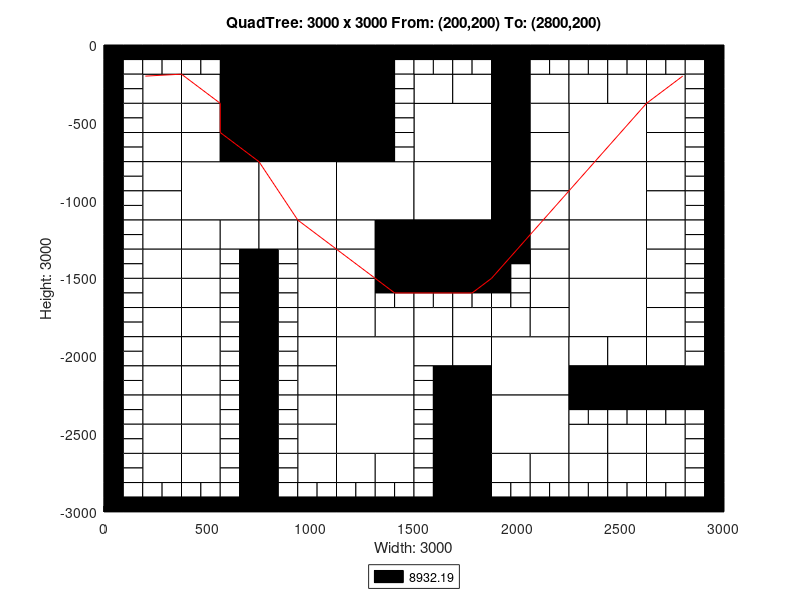

Reproduce this figure in MATLAB.
axis([0 3000 -3000 0]);
title('QuadTree: 3000 x 3000 From: (200,200) To: (2800,200)');
xlabel('Width: 3000');
ylabel('Height: 3000');
rectangle('Position',[750 -375 375 375], 'FaceColor',[0 0 0]);
rectangle('Position',[750 -750 375 375], 'FaceColor',[0 0 0]);
rectangle('Position',[375 -1125 375 375], 'FaceColor',[1 1 1]);
rectangle('Position',[750 -1125 375 375], 'FaceColor',[1 1 1]);
rectangle('Position',[1125 -1125 375 375], 'FaceColor',[1 1 1]);
rectangle('Position',[1500 -750 375 375], 'FaceColor',[1 1 1]);
rectangle('Position',[2250 -750 375 375], 'FaceColor',[1 1 1]);
rectangle('Position',[1500 -1125 375 375], 'FaceColor',[1 1 1]);
rectangle('Position',[1500 -1500 375 375], 'FaceColor',[0 0 0]);
rectangle('Position',[2250 -1125 375 375], 'FaceColor',[1 1 1]);
rectangle('Position',[2250 -1500 375 375], 'FaceColor',[1 1 1]);
rectangle('Position',[1125 -2250 375 375], 'FaceColor',[1 1 1]);
rectangle('Position',[1125 -2625 375 375], 'FaceColor',[1 1 1]);
rectangle('Position',[1875 -2250 375 375], 'FaceColor',[1 1 1]);
rectangle('Position',[2250 -1875 375 375], 'FaceColor',[1 1 1]);
rectangle('Position',[1875 -2625 375 375], 'FaceColor',[1 1 1]);
rectangle('Position',[187.5 -375 187.5 187.5], 'FaceColor',[1 1 1]);
rectangle('Position',[562.5 -187.5 187.5 187.5], 'FaceColor',[0 0 0]);
rectangle('Position',[375 -375 187.5 187.5], 'FaceColor',[1 1 1]);
rectangle('Position',[562.5 -375 187.5 187.5], 'FaceColor',[0 0 0]);
rectangle('Position',[187.5 -562.5 187.5 187.5], 'FaceColor',[1 1 1]);
rectangle('Position',[187.5 -750 187.5 187.5], 'FaceColor',[1 1 1]);
rectangle('Position',[375 -562.5 187.5 187.5], 'FaceColor',[1 1 1]);
rectangle('Position',[562.5 -562.5 187.5 187.5], 'FaceColor',[0 0 0]);
rectangle('Position',[375 -750 187.5 187.5], 'FaceColor',[1 1 1]);
rectangle('Position',[562.5 -750 187.5 187.5], 'FaceColor',[0 0 0]);
rectangle('Position',[1125 -187.5 187.5 187.5], 'FaceColor',[0 0 0]);
rectangle('Position',[1125 -375 187.5 187.5], 'FaceColor',[0 0 0]);
rectangle('Position',[1125 -562.5 187.5 187.5], 'FaceColor',[0 0 0]);
rectangle('Position',[1125 -750 187.5 187.5], 'FaceColor',[0 0 0]);
rectangle('Position',[187.5 -937.5 187.5 187.5], 'FaceColor',[1 1 1]);
rectangle('Position',[187.5 -1125 187.5 187.5], 'FaceColor',[1 1 1]);
rectangle('Position',[187.5 -1312.5 187.5 187.5], 'FaceColor',[1 1 1]);
rectangle('Position',[187.5 -1500 187.5 187.5], 'FaceColor',[1 1 1]);
rectangle('Position',[375 -1312.5 187.5 187.5], 'FaceColor',[1 1 1]);
rectangle('Position',[562.5 -1312.5 187.5 187.5], 'FaceColor',[1 1 1]);
rectangle('Position',[375 -1500 187.5 187.5], 'FaceColor',[1 1 1]);
rectangle('Position',[750 -1312.5 187.5 187.5], 'FaceColor',[1 1 1]);
rectangle('Position',[937.5 -1312.5 187.5 187.5], 'FaceColor',[1 1 1]);
rectangle('Position',[937.5 -1500 187.5 187.5], 'FaceColor',[1 1 1]);
rectangle('Position',[1125 -1312.5 187.5 187.5], 'FaceColor',[1 1 1]);
rectangle('Position',[1312.5 -1312.5 187.5 187.5], 'FaceColor',[0 0 0]);
rectangle('Position',[1125 -1500 187.5 187.5], 'FaceColor',[1 1 1]);
rectangle('Position',[1312.5 -1500 187.5 187.5], 'FaceColor',[0 0 0]);
rectangle('Position',[1500 -375 187.5 187.5], 'FaceColor',[1 1 1]);
rectangle('Position',[1687.5 -375 187.5 187.5], 'FaceColor',[1 1 1]);
rectangle('Position',[1875 -187.5 187.5 187.5], 'FaceColor',[0 0 0]);
rectangle('Position',[1875 -375 187.5 187.5], 'FaceColor',[0 0 0]);
rectangle('Position',[2062.5 -375 187.5 187.5], 'FaceColor',[1 1 1]);
rectangle('Position',[1875 -562.5 187.5 187.5], 'FaceColor',[0 0 0]);
rectangle('Position',[2062.5 -562.5 187.5 187.5], 'FaceColor',[1 1 1]);
rectangle('Position',[1875 -750 187.5 187.5], 'FaceColor',[0 0 0]);
rectangle('Position',[2062.5 -750 187.5 187.5], 'FaceColor',[1 1 1]);
rectangle('Position',[2250 -375 187.5 187.5], 'FaceColor',[1 1 1]);
rectangle('Position',[2437.5 -375 187.5 187.5], 'FaceColor',[1 1 1]);
rectangle('Position',[2625 -375 187.5 187.5], 'FaceColor',[1 1 1]);
rectangle('Position',[2625 -562.5 187.5 187.5], 'FaceColor',[1 1 1]);
rectangle('Position',[2625 -750 187.5 187.5], 'FaceColor',[1 1 1]);
rectangle('Position',[1875 -937.5 187.5 187.5], 'FaceColor',[0 0 0]);
rectangle('Position',[2062.5 -937.5 187.5 187.5], 'FaceColor',[1 1 1]);
rectangle('Position',[1875 -1125 187.5 187.5], 'FaceColor',[0 0 0]);
rectangle('Position',[2062.5 -1125 187.5 187.5], 'FaceColor',[1 1 1]);
rectangle('Position',[1875 -1312.5 187.5 187.5], 'FaceColor',[0 0 0]);
rectangle('Position',[2062.5 -1312.5 187.5 187.5], 'FaceColor',[1 1 1]);
rectangle('Position',[2062.5 -1500 187.5 187.5], 'FaceColor',[1 1 1]);
rectangle('Position',[2625 -937.5 187.5 187.5], 'FaceColor',[1 1 1]);
rectangle('Position',[2625 -1125 187.5 187.5], 'FaceColor',[1 1 1]);
rectangle('Position',[2625 -1312.5 187.5 187.5], 'FaceColor',[1 1 1]);
rectangle('Position',[2625 -1500 187.5 187.5], 'FaceColor',[1 1 1]);
rectangle('Position',[187.5 -1687.5 187.5 187.5], 'FaceColor',[1 1 1]);
rectangle('Position',[187.5 -1875 187.5 187.5], 'FaceColor',[1 1 1]);
rectangle('Position',[375 -1687.5 187.5 187.5], 'FaceColor',[1 1 1]);
rectangle('Position',[375 -1875 187.5 187.5], 'FaceColor',[1 1 1]);
rectangle('Position',[187.5 -2062.5 187.5 187.5], 'FaceColor',[1 1 1]);
rectangle('Position',[187.5 -2250 187.5 187.5], 'FaceColor',[1 1 1]);
rectangle('Position',[375 -2062.5 187.5 187.5], 'FaceColor',[1 1 1]);
rectangle('Position',[375 -2250 187.5 187.5], 'FaceColor',[1 1 1]);
rectangle('Position',[937.5 -1687.5 187.5 187.5], 'FaceColor',[1 1 1]);
rectangle('Position',[937.5 -1875 187.5 187.5], 'FaceColor',[1 1 1]);
rectangle('Position',[1125 -1687.5 187.5 187.5], 'FaceColor',[1 1 1]);
rectangle('Position',[1125 -1875 187.5 187.5], 'FaceColor',[1 1 1]);
rectangle('Position',[1312.5 -1875 187.5 187.5], 'FaceColor',[1 1 1]);
rectangle('Position',[937.5 -2062.5 187.5 187.5], 'FaceColor',[1 1 1]);
rectangle('Position',[937.5 -2250 187.5 187.5], 'FaceColor',[1 1 1]);
rectangle('Position',[187.5 -2437.5 187.5 187.5], 'FaceColor',[1 1 1]);
rectangle('Position',[187.5 -2625 187.5 187.5], 'FaceColor',[1 1 1]);
rectangle('Position',[375 -2437.5 187.5 187.5], 'FaceColor',[1 1 1]);
rectangle('Position',[375 -2625 187.5 187.5], 'FaceColor',[1 1 1]);
rectangle('Position',[187.5 -2812.5 187.5 187.5], 'FaceColor',[1 1 1]);
rectangle('Position',[375 -2812.5 187.5 187.5], 'FaceColor',[1 1 1]);
rectangle('Position',[937.5 -2437.5 187.5 187.5], 'FaceColor',[1 1 1]);
rectangle('Position',[937.5 -2625 187.5 187.5], 'FaceColor',[1 1 1]);
rectangle('Position',[937.5 -2812.5 187.5 187.5], 'FaceColor',[1 1 1]);
rectangle('Position',[1125 -2812.5 187.5 187.5], 'FaceColor',[1 1 1]);
rectangle('Position',[1312.5 -2812.5 187.5 187.5], 'FaceColor',[1 1 1]);
rectangle('Position',[1500 -1875 187.5 187.5], 'FaceColor',[1 1 1]);
rectangle('Position',[1687.5 -1875 187.5 187.5], 'FaceColor',[1 1 1]);
rectangle('Position',[2062.5 -1687.5 187.5 187.5], 'FaceColor',[1 1 1]);
rectangle('Position',[1875 -1875 187.5 187.5], 'FaceColor',[1 1 1]);
rectangle('Position',[2062.5 -1875 187.5 187.5], 'FaceColor',[1 1 1]);
rectangle('Position',[1500 -2062.5 187.5 187.5], 'FaceColor',[1 1 1]);
rectangle('Position',[1687.5 -2062.5 187.5 187.5], 'FaceColor',[1 1 1]);
rectangle('Position',[1687.5 -2250 187.5 187.5], 'FaceColor',[0 0 0]);
rectangle('Position',[2625 -1687.5 187.5 187.5], 'FaceColor',[1 1 1]);
rectangle('Position',[2625 -1875 187.5 187.5], 'FaceColor',[1 1 1]);
rectangle('Position',[2250 -2062.5 187.5 187.5], 'FaceColor',[1 1 1]);
rectangle('Position',[2437.5 -2062.5 187.5 187.5], 'FaceColor',[1 1 1]);
rectangle('Position',[2250 -2250 187.5 187.5], 'FaceColor',[0 0 0]);
rectangle('Position',[2437.5 -2250 187.5 187.5], 'FaceColor',[0 0 0]);
rectangle('Position',[2625 -2062.5 187.5 187.5], 'FaceColor',[1 1 1]);
rectangle('Position',[2625 -2250 187.5 187.5], 'FaceColor',[0 0 0]);
rectangle('Position',[2812.5 -2250 187.5 187.5], 'FaceColor',[0 0 0]);
rectangle('Position',[1687.5 -2437.5 187.5 187.5], 'FaceColor',[0 0 0]);
rectangle('Position',[1687.5 -2625 187.5 187.5], 'FaceColor',[0 0 0]);
rectangle('Position',[1687.5 -2812.5 187.5 187.5], 'FaceColor',[0 0 0]);
rectangle('Position',[1687.5 -3000 187.5 187.5], 'FaceColor',[0 0 0]);
rectangle('Position',[1875 -2812.5 187.5 187.5], 'FaceColor',[1 1 1]);
rectangle('Position',[2062.5 -2812.5 187.5 187.5], 'FaceColor',[1 1 1]);
rectangle('Position',[2250 -2625 187.5 187.5], 'FaceColor',[1 1 1]);
rectangle('Position',[2437.5 -2625 187.5 187.5], 'FaceColor',[1 1 1]);
rectangle('Position',[2625 -2625 187.5 187.5], 'FaceColor',[1 1 1]);
rectangle('Position',[2250 -2812.5 187.5 187.5], 'FaceColor',[1 1 1]);
rectangle('Position',[2437.5 -2812.5 187.5 187.5], 'FaceColor',[1 1 1]);
rectangle('Position',[2625 -2812.5 187.5 187.5], 'FaceColor',[1 1 1]);
rectangle('Position',[0 -93.75 93.75 93.75], 'FaceColor',[0 0 0]);
rectangle('Position',[93.75 -93.75 93.75 93.75], 'FaceColor',[0 0 0]);
rectangle('Position',[0 -187.5 93.75 93.75], 'FaceColor',[0 0 0]);
rectangle('Position',[93.75 -187.5 93.75 93.75], 'FaceColor',[1 1 1]);
rectangle('Position',[187.5 -93.75 93.75 93.75], 'FaceColor',[0 0 0]);
rectangle('Position',[281.25 -93.75 93.75 93.75], 'FaceColor',[0 0 0]);
rectangle('Position',[187.5 -187.5 93.75 93.75], 'FaceColor',[1 1 1]);
rectangle('Position',[281.25 -187.5 93.75 93.75], 'FaceColor',[1 1 1]);
rectangle('Position',[0 -281.25 93.75 93.75], 'FaceColor',[0 0 0]);
rectangle('Position',[93.75 -281.25 93.75 93.75], 'FaceColor',[1 1 1]);
rectangle('Position',[0 -375 93.75 93.75], 'FaceColor',[0 0 0]);
rectangle('Position',[93.75 -375 93.75 93.75], 'FaceColor',[1 1 1]);
rectangle('Position',[375 -93.75 93.75 93.75], 'FaceColor',[0 0 0]);
rectangle('Position',[468.75 -93.75 93.75 93.75], 'FaceColor',[0 0 0]);
rectangle('Position',[375 -187.5 93.75 93.75], 'FaceColor',[1 1 1]);
rectangle('Position',[468.75 -187.5 93.75 93.75], 'FaceColor',[1 1 1]);
rectangle('Position',[0 -468.75 93.75 93.75], 'FaceColor',[0 0 0]);
rectangle('Position',[93.75 -468.75 93.75 93.75], 'FaceColor',[1 1 1]);
rectangle('Position',[0 -562.5 93.75 93.75], 'FaceColor',[0 0 0]);
rectangle('Position',[93.75 -562.5 93.75 93.75], 'FaceColor',[1 1 1]);
rectangle('Position',[0 -656.25 93.75 93.75], 'FaceColor',[0 0 0]);
rectangle('Position',[93.75 -656.25 93.75 93.75], 'FaceColor',[1 1 1]);
rectangle('Position',[0 -750 93.75 93.75], 'FaceColor',[0 0 0]);
rectangle('Position',[93.75 -750 93.75 93.75], 'FaceColor',[1 1 1]);
rectangle('Position',[1312.5 -93.75 93.75 93.75], 'FaceColor',[0 0 0]);
rectangle('Position',[1406.25 -93.75 93.75 93.75], 'FaceColor',[0 0 0]);
rectangle('Position',[1312.5 -187.5 93.75 93.75], 'FaceColor',[0 0 0]);
rectangle('Position',[1406.25 -187.5 93.75 93.75], 'FaceColor',[1 1 1]);
rectangle('Position',[1312.5 -281.25 93.75 93.75], 'FaceColor',[0 0 0]);
rectangle('Position',[1406.25 -281.25 93.75 93.75], 'FaceColor',[1 1 1]);
rectangle('Position',[1312.5 -375 93.75 93.75], 'FaceColor',[0 0 0]);
rectangle('Position',[1406.25 -375 93.75 93.75], 'FaceColor',[1 1 1]);
rectangle('Position',[1312.5 -468.75 93.75 93.75], 'FaceColor',[0 0 0]);
rectangle('Position',[1406.25 -468.75 93.75 93.75], 'FaceColor',[1 1 1]);
rectangle('Position',[1312.5 -562.5 93.75 93.75], 'FaceColor',[0 0 0]);
rectangle('Position',[1406.25 -562.5 93.75 93.75], 'FaceColor',[1 1 1]);
rectangle('Position',[1312.5 -656.25 93.75 93.75], 'FaceColor',[0 0 0]);
rectangle('Position',[1406.25 -656.25 93.75 93.75], 'FaceColor',[1 1 1]);
rectangle('Position',[1312.5 -750 93.75 93.75], 'FaceColor',[0 0 0]);
rectangle('Position',[1406.25 -750 93.75 93.75], 'FaceColor',[1 1 1]);
rectangle('Position',[0 -843.75 93.75 93.75], 'FaceColor',[0 0 0]);
rectangle('Position',[93.75 -843.75 93.75 93.75], 'FaceColor',[1 1 1]);
rectangle('Position',[0 -937.5 93.75 93.75], 'FaceColor',[0 0 0]);
rectangle('Position',[93.75 -937.5 93.75 93.75], 'FaceColor',[1 1 1]);
rectangle('Position',[0 -1031.25 93.75 93.75], 'FaceColor',[0 0 0]);
rectangle('Position',[93.75 -1031.25 93.75 93.75], 'FaceColor',[1 1 1]);
rectangle('Position',[0 -1125 93.75 93.75], 'FaceColor',[0 0 0]);
rectangle('Position',[93.75 -1125 93.75 93.75], 'FaceColor',[1 1 1]);
rectangle('Position',[0 -1218.75 93.75 93.75], 'FaceColor',[0 0 0]);
rectangle('Position',[93.75 -1218.75 93.75 93.75], 'FaceColor',[1 1 1]);
rectangle('Position',[0 -1312.5 93.75 93.75], 'FaceColor',[0 0 0]);
rectangle('Position',[93.75 -1312.5 93.75 93.75], 'FaceColor',[1 1 1]);
rectangle('Position',[0 -1406.25 93.75 93.75], 'FaceColor',[0 0 0]);
rectangle('Position',[93.75 -1406.25 93.75 93.75], 'FaceColor',[1 1 1]);
rectangle('Position',[0 -1500 93.75 93.75], 'FaceColor',[0 0 0]);
rectangle('Position',[93.75 -1500 93.75 93.75], 'FaceColor',[1 1 1]);
rectangle('Position',[562.5 -1406.25 93.75 93.75], 'FaceColor',[1 1 1]);
rectangle('Position',[656.25 -1406.25 93.75 93.75], 'FaceColor',[0 0 0]);
rectangle('Position',[562.5 -1500 93.75 93.75], 'FaceColor',[1 1 1]);
rectangle('Position',[656.25 -1500 93.75 93.75], 'FaceColor',[0 0 0]);
rectangle('Position',[750 -1406.25 93.75 93.75], 'FaceColor',[0 0 0]);
rectangle('Position',[843.75 -1406.25 93.75 93.75], 'FaceColor',[1 1 1]);
rectangle('Position',[750 -1500 93.75 93.75], 'FaceColor',[0 0 0]);
rectangle('Position',[843.75 -1500 93.75 93.75], 'FaceColor',[1 1 1]);
rectangle('Position',[1500 -93.75 93.75 93.75], 'FaceColor',[0 0 0]);
rectangle('Position',[1593.75 -93.75 93.75 93.75], 'FaceColor',[0 0 0]);
rectangle('Position',[1500 -187.5 93.75 93.75], 'FaceColor',[1 1 1]);
rectangle('Position',[1593.75 -187.5 93.75 93.75], 'FaceColor',[1 1 1]);
rectangle('Position',[1687.5 -93.75 93.75 93.75], 'FaceColor',[0 0 0]);
rectangle('Position',[1781.25 -93.75 93.75 93.75], 'FaceColor',[0 0 0]);
rectangle('Position',[1687.5 -187.5 93.75 93.75], 'FaceColor',[1 1 1]);
rectangle('Position',[1781.25 -187.5 93.75 93.75], 'FaceColor',[1 1 1]);
rectangle('Position',[2062.5 -93.75 93.75 93.75], 'FaceColor',[0 0 0]);
rectangle('Position',[2156.25 -93.75 93.75 93.75], 'FaceColor',[0 0 0]);
rectangle('Position',[2062.5 -187.5 93.75 93.75], 'FaceColor',[1 1 1]);
rectangle('Position',[2156.25 -187.5 93.75 93.75], 'FaceColor',[1 1 1]);
rectangle('Position',[2250 -93.75 93.75 93.75], 'FaceColor',[0 0 0]);
rectangle('Position',[2343.75 -93.75 93.75 93.75], 'FaceColor',[0 0 0]);
rectangle('Position',[2250 -187.5 93.75 93.75], 'FaceColor',[1 1 1]);
rectangle('Position',[2343.75 -187.5 93.75 93.75], 'FaceColor',[1 1 1]);
rectangle('Position',[2437.5 -93.75 93.75 93.75], 'FaceColor',[0 0 0]);
rectangle('Position',[2531.25 -93.75 93.75 93.75], 'FaceColor',[0 0 0]);
rectangle('Position',[2437.5 -187.5 93.75 93.75], 'FaceColor',[1 1 1]);
rectangle('Position',[2531.25 -187.5 93.75 93.75], 'FaceColor',[1 1 1]);
rectangle('Position',[2625 -93.75 93.75 93.75], 'FaceColor',[0 0 0]);
rectangle('Position',[2718.75 -93.75 93.75 93.75], 'FaceColor',[0 0 0]);
rectangle('Position',[2625 -187.5 93.75 93.75], 'FaceColor',[1 1 1]);
rectangle('Position',[2718.75 -187.5 93.75 93.75], 'FaceColor',[1 1 1]);
rectangle('Position',[2812.5 -93.75 93.75 93.75], 'FaceColor',[0 0 0]);
rectangle('Position',[2906.25 -93.75 93.75 93.75], 'FaceColor',[0 0 0]);
rectangle('Position',[2812.5 -187.5 93.75 93.75], 'FaceColor',[1 1 1]);
rectangle('Position',[2906.25 -187.5 93.75 93.75], 'FaceColor',[0 0 0]);
rectangle('Position',[2812.5 -281.25 93.75 93.75], 'FaceColor',[1 1 1]);
rectangle('Position',[2906.25 -281.25 93.75 93.75], 'FaceColor',[0 0 0]);
rectangle('Position',[2812.5 -375 93.75 93.75], 'FaceColor',[1 1 1]);
rectangle('Position',[2906.25 -375 93.75 93.75], 'FaceColor',[0 0 0]);
rectangle('Position',[2812.5 -468.75 93.75 93.75], 'FaceColor',[1 1 1]);
rectangle('Position',[2906.25 -468.75 93.75 93.75], 'FaceColor',[0 0 0]);
rectangle('Position',[2812.5 -562.5 93.75 93.75], 'FaceColor',[1 1 1]);
rectangle('Position',[2906.25 -562.5 93.75 93.75], 'FaceColor',[0 0 0]);
rectangle('Position',[2812.5 -656.25 93.75 93.75], 'FaceColor',[1 1 1]);
rectangle('Position',[2906.25 -656.25 93.75 93.75], 'FaceColor',[0 0 0]);
rectangle('Position',[2812.5 -750 93.75 93.75], 'FaceColor',[1 1 1]);
rectangle('Position',[2906.25 -750 93.75 93.75], 'FaceColor',[0 0 0]);
rectangle('Position',[1875 -1406.25 93.75 93.75], 'FaceColor',[0 0 0]);
rectangle('Position',[1968.75 -1406.25 93.75 93.75], 'FaceColor',[0 0 0]);
rectangle('Position',[1875 -1500 93.75 93.75], 'FaceColor',[0 0 0]);
rectangle('Position',[1968.75 -1500 93.75 93.75], 'FaceColor',[1 1 1]);
rectangle('Position',[2812.5 -843.75 93.75 93.75], 'FaceColor',[1 1 1]);
rectangle('Position',[2906.25 -843.75 93.75 93.75], 'FaceColor',[0 0 0]);
rectangle('Position',[2812.5 -937.5 93.75 93.75], 'FaceColor',[1 1 1]);
rectangle('Position',[2906.25 -937.5 93.75 93.75], 'FaceColor',[0 0 0]);
rectangle('Position',[2812.5 -1031.25 93.75 93.75], 'FaceColor',[1 1 1]);
rectangle('Position',[2906.25 -1031.25 93.75 93.75], 'FaceColor',[0 0 0]);
rectangle('Position',[2812.5 -1125 93.75 93.75], 'FaceColor',[1 1 1]);
rectangle('Position',[2906.25 -1125 93.75 93.75], 'FaceColor',[0 0 0]);
rectangle('Position',[2812.5 -1218.75 93.75 93.75], 'FaceColor',[1 1 1]);
rectangle('Position',[2906.25 -1218.75 93.75 93.75], 'FaceColor',[0 0 0]);
rectangle('Position',[2812.5 -1312.5 93.75 93.75], 'FaceColor',[1 1 1]);
rectangle('Position',[2906.25 -1312.5 93.75 93.75], 'FaceColor',[0 0 0]);
rectangle('Position',[2812.5 -1406.25 93.75 93.75], 'FaceColor',[1 1 1]);
rectangle('Position',[2906.25 -1406.25 93.75 93.75], 'FaceColor',[0 0 0]);
rectangle('Position',[2812.5 -1500 93.75 93.75], 'FaceColor',[1 1 1]);
rectangle('Position',[2906.25 -1500 93.75 93.75], 'FaceColor',[0 0 0]);
rectangle('Position',[0 -1593.75 93.75 93.75], 'FaceColor',[0 0 0]);
rectangle('Position',[93.75 -1593.75 93.75 93.75], 'FaceColor',[1 1 1]);
rectangle('Position',[0 -1687.5 93.75 93.75], 'FaceColor',[0 0 0]);
rectangle('Position',[93.75 -1687.5 93.75 93.75], 'FaceColor',[1 1 1]);
rectangle('Position',[0 -1781.25 93.75 93.75], 'FaceColor',[0 0 0]);
rectangle('Position',[93.75 -1781.25 93.75 93.75], 'FaceColor',[1 1 1]);
rectangle('Position',[0 -1875 93.75 93.75], 'FaceColor',[0 0 0]);
rectangle('Position',[93.75 -1875 93.75 93.75], 'FaceColor',[1 1 1]);
rectangle('Position',[562.5 -1593.75 93.75 93.75], 'FaceColor',[1 1 1]);
rectangle('Position',[656.25 -1593.75 93.75 93.75], 'FaceColor',[0 0 0]);
rectangle('Position',[562.5 -1687.5 93.75 93.75], 'FaceColor',[1 1 1]);
rectangle('Position',[656.25 -1687.5 93.75 93.75], 'FaceColor',[0 0 0]);
rectangle('Position',[562.5 -1781.25 93.75 93.75], 'FaceColor',[1 1 1]);
rectangle('Position',[656.25 -1781.25 93.75 93.75], 'FaceColor',[0 0 0]);
rectangle('Position',[562.5 -1875 93.75 93.75], 'FaceColor',[1 1 1]);
rectangle('Position',[656.25 -1875 93.75 93.75], 'FaceColor',[0 0 0]);
rectangle('Position',[0 -1968.75 93.75 93.75], 'FaceColor',[0 0 0]);
rectangle('Position',[93.75 -1968.75 93.75 93.75], 'FaceColor',[1 1 1]);
rectangle('Position',[0 -2062.5 93.75 93.75], 'FaceColor',[0 0 0]);
rectangle('Position',[93.75 -2062.5 93.75 93.75], 'FaceColor',[1 1 1]);
rectangle('Position',[0 -2156.25 93.75 93.75], 'FaceColor',[0 0 0]);
rectangle('Position',[93.75 -2156.25 93.75 93.75], 'FaceColor',[1 1 1]);
rectangle('Position',[0 -2250 93.75 93.75], 'FaceColor',[0 0 0]);
rectangle('Position',[93.75 -2250 93.75 93.75], 'FaceColor',[1 1 1]);
rectangle('Position',[562.5 -1968.75 93.75 93.75], 'FaceColor',[1 1 1]);
rectangle('Position',[656.25 -1968.75 93.75 93.75], 'FaceColor',[0 0 0]);
rectangle('Position',[562.5 -2062.5 93.75 93.75], 'FaceColor',[1 1 1]);
rectangle('Position',[656.25 -2062.5 93.75 93.75], 'FaceColor',[0 0 0]);
rectangle('Position',[562.5 -2156.25 93.75 93.75], 'FaceColor',[1 1 1]);
rectangle('Position',[656.25 -2156.25 93.75 93.75], 'FaceColor',[0 0 0]);
rectangle('Position',[562.5 -2250 93.75 93.75], 'FaceColor',[1 1 1]);
rectangle('Position',[656.25 -2250 93.75 93.75], 'FaceColor',[0 0 0]);
rectangle('Position',[750 -1593.75 93.75 93.75], 'FaceColor',[0 0 0]);
rectangle('Position',[843.75 -1593.75 93.75 93.75], 'FaceColor',[1 1 1]);
rectangle('Position',[750 -1687.5 93.75 93.75], 'FaceColor',[0 0 0]);
rectangle('Position',[843.75 -1687.5 93.75 93.75], 'FaceColor',[1 1 1]);
rectangle('Position',[750 -1781.25 93.75 93.75], 'FaceColor',[0 0 0]);
rectangle('Position',[843.75 -1781.25 93.75 93.75], 'FaceColor',[1 1 1]);
rectangle('Position',[750 -1875 93.75 93.75], 'FaceColor',[0 0 0]);
rectangle('Position',[843.75 -1875 93.75 93.75], 'FaceColor',[1 1 1]);
rectangle('Position',[1312.5 -1593.75 93.75 93.75], 'FaceColor',[0 0 0]);
rectangle('Position',[1406.25 -1593.75 93.75 93.75], 'FaceColor',[0 0 0]);
rectangle('Position',[1312.5 -1687.5 93.75 93.75], 'FaceColor',[1 1 1]);
rectangle('Position',[1406.25 -1687.5 93.75 93.75], 'FaceColor',[1 1 1]);
rectangle('Position',[750 -1968.75 93.75 93.75], 'FaceColor',[0 0 0]);
rectangle('Position',[843.75 -1968.75 93.75 93.75], 'FaceColor',[1 1 1]);
rectangle('Position',[750 -2062.5 93.75 93.75], 'FaceColor',[0 0 0]);
rectangle('Position',[843.75 -2062.5 93.75 93.75], 'FaceColor',[1 1 1]);
rectangle('Position',[750 -2156.25 93.75 93.75], 'FaceColor',[0 0 0]);
rectangle('Position',[843.75 -2156.25 93.75 93.75], 'FaceColor',[1 1 1]);
rectangle('Position',[750 -2250 93.75 93.75], 'FaceColor',[0 0 0]);
rectangle('Position',[843.75 -2250 93.75 93.75], 'FaceColor',[1 1 1]);
rectangle('Position',[0 -2343.75 93.75 93.75], 'FaceColor',[0 0 0]);
rectangle('Position',[93.75 -2343.75 93.75 93.75], 'FaceColor',[1 1 1]);
rectangle('Position',[0 -2437.5 93.75 93.75], 'FaceColor',[0 0 0]);
rectangle('Position',[93.75 -2437.5 93.75 93.75], 'FaceColor',[1 1 1]);
rectangle('Position',[0 -2531.25 93.75 93.75], 'FaceColor',[0 0 0]);
rectangle('Position',[93.75 -2531.25 93.75 93.75], 'FaceColor',[1 1 1]);
rectangle('Position',[0 -2625 93.75 93.75], 'FaceColor',[0 0 0]);
rectangle('Position',[93.75 -2625 93.75 93.75], 'FaceColor',[1 1 1]);
rectangle('Position',[562.5 -2343.75 93.75 93.75], 'FaceColor',[1 1 1]);
rectangle('Position',[656.25 -2343.75 93.75 93.75], 'FaceColor',[0 0 0]);
rectangle('Position',[562.5 -2437.5 93.75 93.75], 'FaceColor',[1 1 1]);
rectangle('Position',[656.25 -2437.5 93.75 93.75], 'FaceColor',[0 0 0]);
rectangle('Position',[562.5 -2531.25 93.75 93.75], 'FaceColor',[1 1 1]);
rectangle('Position',[656.25 -2531.25 93.75 93.75], 'FaceColor',[0 0 0]);
rectangle('Position',[562.5 -2625 93.75 93.75], 'FaceColor',[1 1 1]);
rectangle('Position',[656.25 -2625 93.75 93.75], 'FaceColor',[0 0 0]);
rectangle('Position',[0 -2718.75 93.75 93.75], 'FaceColor',[0 0 0]);
rectangle('Position',[93.75 -2718.75 93.75 93.75], 'FaceColor',[1 1 1]);
rectangle('Position',[0 -2812.5 93.75 93.75], 'FaceColor',[0 0 0]);
rectangle('Position',[93.75 -2812.5 93.75 93.75], 'FaceColor',[1 1 1]);
rectangle('Position',[0 -2906.25 93.75 93.75], 'FaceColor',[0 0 0]);
rectangle('Position',[93.75 -2906.25 93.75 93.75], 'FaceColor',[1 1 1]);
rectangle('Position',[0 -3000 93.75 93.75], 'FaceColor',[0 0 0]);
rectangle('Position',[93.75 -3000 93.75 93.75], 'FaceColor',[0 0 0]);
rectangle('Position',[187.5 -2906.25 93.75 93.75], 'FaceColor',[1 1 1]);
rectangle('Position',[281.25 -2906.25 93.75 93.75], 'FaceColor',[1 1 1]);
rectangle('Position',[187.5 -3000 93.75 93.75], 'FaceColor',[0 0 0]);
rectangle('Position',[281.25 -3000 93.75 93.75], 'FaceColor',[0 0 0]);
rectangle('Position',[562.5 -2718.75 93.75 93.75], 'FaceColor',[1 1 1]);
rectangle('Position',[656.25 -2718.75 93.75 93.75], 'FaceColor',[0 0 0]);
rectangle('Position',[562.5 -2812.5 93.75 93.75], 'FaceColor',[1 1 1]);
rectangle('Position',[656.25 -2812.5 93.75 93.75], 'FaceColor',[0 0 0]);
rectangle('Position',[375 -2906.25 93.75 93.75], 'FaceColor',[1 1 1]);
rectangle('Position',[468.75 -2906.25 93.75 93.75], 'FaceColor',[1 1 1]);
rectangle('Position',[375 -3000 93.75 93.75], 'FaceColor',[0 0 0]);
rectangle('Position',[468.75 -3000 93.75 93.75], 'FaceColor',[0 0 0]);
rectangle('Position',[562.5 -2906.25 93.75 93.75], 'FaceColor',[1 1 1]);
rectangle('Position',[656.25 -2906.25 93.75 93.75], 'FaceColor',[0 0 0]);
rectangle('Position',[562.5 -3000 93.75 93.75], 'FaceColor',[0 0 0]);
rectangle('Position',[656.25 -3000 93.75 93.75], 'FaceColor',[0 0 0]);
rectangle('Position',[750 -2343.75 93.75 93.75], 'FaceColor',[0 0 0]);
rectangle('Position',[843.75 -2343.75 93.75 93.75], 'FaceColor',[1 1 1]);
rectangle('Position',[750 -2437.5 93.75 93.75], 'FaceColor',[0 0 0]);
rectangle('Position',[843.75 -2437.5 93.75 93.75], 'FaceColor',[1 1 1]);
rectangle('Position',[750 -2531.25 93.75 93.75], 'FaceColor',[0 0 0]);
rectangle('Position',[843.75 -2531.25 93.75 93.75], 'FaceColor',[1 1 1]);
rectangle('Position',[750 -2625 93.75 93.75], 'FaceColor',[0 0 0]);
rectangle('Position',[843.75 -2625 93.75 93.75], 'FaceColor',[1 1 1]);
rectangle('Position',[750 -2718.75 93.75 93.75], 'FaceColor',[0 0 0]);
rectangle('Position',[843.75 -2718.75 93.75 93.75], 'FaceColor',[1 1 1]);
rectangle('Position',[750 -2812.5 93.75 93.75], 'FaceColor',[0 0 0]);
rectangle('Position',[843.75 -2812.5 93.75 93.75], 'FaceColor',[1 1 1]);
rectangle('Position',[750 -2906.25 93.75 93.75], 'FaceColor',[0 0 0]);
rectangle('Position',[843.75 -2906.25 93.75 93.75], 'FaceColor',[1 1 1]);
rectangle('Position',[750 -3000 93.75 93.75], 'FaceColor',[0 0 0]);
rectangle('Position',[843.75 -3000 93.75 93.75], 'FaceColor',[0 0 0]);
rectangle('Position',[937.5 -2906.25 93.75 93.75], 'FaceColor',[1 1 1]);
rectangle('Position',[1031.25 -2906.25 93.75 93.75], 'FaceColor',[1 1 1]);
rectangle('Position',[937.5 -3000 93.75 93.75], 'FaceColor',[0 0 0]);
rectangle('Position',[1031.25 -3000 93.75 93.75], 'FaceColor',[0 0 0]);
rectangle('Position',[1125 -2906.25 93.75 93.75], 'FaceColor',[1 1 1]);
rectangle('Position',[1218.75 -2906.25 93.75 93.75], 'FaceColor',[1 1 1]);
rectangle('Position',[1125 -3000 93.75 93.75], 'FaceColor',[0 0 0]);
rectangle('Position',[1218.75 -3000 93.75 93.75], 'FaceColor',[0 0 0]);
rectangle('Position',[1312.5 -2906.25 93.75 93.75], 'FaceColor',[1 1 1]);
rectangle('Position',[1406.25 -2906.25 93.75 93.75], 'FaceColor',[1 1 1]);
rectangle('Position',[1312.5 -3000 93.75 93.75], 'FaceColor',[0 0 0]);
rectangle('Position',[1406.25 -3000 93.75 93.75], 'FaceColor',[0 0 0]);
rectangle('Position',[1500 -1593.75 93.75 93.75], 'FaceColor',[0 0 0]);
rectangle('Position',[1593.75 -1593.75 93.75 93.75], 'FaceColor',[0 0 0]);
rectangle('Position',[1500 -1687.5 93.75 93.75], 'FaceColor',[1 1 1]);
rectangle('Position',[1593.75 -1687.5 93.75 93.75], 'FaceColor',[1 1 1]);
rectangle('Position',[1687.5 -1593.75 93.75 93.75], 'FaceColor',[0 0 0]);
rectangle('Position',[1781.25 -1593.75 93.75 93.75], 'FaceColor',[0 0 0]);
rectangle('Position',[1687.5 -1687.5 93.75 93.75], 'FaceColor',[1 1 1]);
rectangle('Position',[1781.25 -1687.5 93.75 93.75], 'FaceColor',[1 1 1]);
rectangle('Position',[1875 -1593.75 93.75 93.75], 'FaceColor',[0 0 0]);
rectangle('Position',[1968.75 -1593.75 93.75 93.75], 'FaceColor',[1 1 1]);
rectangle('Position',[1875 -1687.5 93.75 93.75], 'FaceColor',[1 1 1]);
rectangle('Position',[1968.75 -1687.5 93.75 93.75], 'FaceColor',[1 1 1]);
rectangle('Position',[1500 -2156.25 93.75 93.75], 'FaceColor',[1 1 1]);
rectangle('Position',[1593.75 -2156.25 93.75 93.75], 'FaceColor',[0 0 0]);
rectangle('Position',[1500 -2250 93.75 93.75], 'FaceColor',[1 1 1]);
rectangle('Position',[1593.75 -2250 93.75 93.75], 'FaceColor',[0 0 0]);
rectangle('Position',[2812.5 -1593.75 93.75 93.75], 'FaceColor',[1 1 1]);
rectangle('Position',[2906.25 -1593.75 93.75 93.75], 'FaceColor',[0 0 0]);
rectangle('Position',[2812.5 -1687.5 93.75 93.75], 'FaceColor',[1 1 1]);
rectangle('Position',[2906.25 -1687.5 93.75 93.75], 'FaceColor',[0 0 0]);
rectangle('Position',[2812.5 -1781.25 93.75 93.75], 'FaceColor',[1 1 1]);
rectangle('Position',[2906.25 -1781.25 93.75 93.75], 'FaceColor',[0 0 0]);
rectangle('Position',[2812.5 -1875 93.75 93.75], 'FaceColor',[1 1 1]);
rectangle('Position',[2906.25 -1875 93.75 93.75], 'FaceColor',[0 0 0]);
rectangle('Position',[2812.5 -1968.75 93.75 93.75], 'FaceColor',[1 1 1]);
rectangle('Position',[2906.25 -1968.75 93.75 93.75], 'FaceColor',[0 0 0]);
rectangle('Position',[2812.5 -2062.5 93.75 93.75], 'FaceColor',[1 1 1]);
rectangle('Position',[2906.25 -2062.5 93.75 93.75], 'FaceColor',[0 0 0]);
rectangle('Position',[1500 -2343.75 93.75 93.75], 'FaceColor',[1 1 1]);
rectangle('Position',[1593.75 -2343.75 93.75 93.75], 'FaceColor',[0 0 0]);
rectangle('Position',[1500 -2437.5 93.75 93.75], 'FaceColor',[1 1 1]);
rectangle('Position',[1593.75 -2437.5 93.75 93.75], 'FaceColor',[0 0 0]);
rectangle('Position',[1500 -2531.25 93.75 93.75], 'FaceColor',[1 1 1]);
rectangle('Position',[1593.75 -2531.25 93.75 93.75], 'FaceColor',[0 0 0]);
rectangle('Position',[1500 -2625 93.75 93.75], 'FaceColor',[1 1 1]);
rectangle('Position',[1593.75 -2625 93.75 93.75], 'FaceColor',[0 0 0]);
rectangle('Position',[1500 -2718.75 93.75 93.75], 'FaceColor',[1 1 1]);
rectangle('Position',[1593.75 -2718.75 93.75 93.75], 'FaceColor',[0 0 0]);
rectangle('Position',[1500 -2812.5 93.75 93.75], 'FaceColor',[1 1 1]);
rectangle('Position',[1593.75 -2812.5 93.75 93.75], 'FaceColor',[0 0 0]);
rectangle('Position',[1500 -2906.25 93.75 93.75], 'FaceColor',[1 1 1]);
rectangle('Position',[1593.75 -2906.25 93.75 93.75], 'FaceColor',[0 0 0]);
rectangle('Position',[1500 -3000 93.75 93.75], 'FaceColor',[0 0 0]);
rectangle('Position',[1593.75 -3000 93.75 93.75], 'FaceColor',[0 0 0]);
rectangle('Position',[1875 -2906.25 93.75 93.75], 'FaceColor',[1 1 1]);
rectangle('Position',[1968.75 -2906.25 93.75 93.75], 'FaceColor',[1 1 1]);
rectangle('Position',[1875 -3000 93.75 93.75], 'FaceColor',[0 0 0]);
rectangle('Position',[1968.75 -3000 93.75 93.75], 'FaceColor',[0 0 0]);
rectangle('Position',[2062.5 -2906.25 93.75 93.75], 'FaceColor',[1 1 1]);
rectangle('Position',[2156.25 -2906.25 93.75 93.75], 'FaceColor',[1 1 1]);
rectangle('Position',[2062.5 -3000 93.75 93.75], 'FaceColor',[0 0 0]);
rectangle('Position',[2156.25 -3000 93.75 93.75], 'FaceColor',[0 0 0]);
rectangle('Position',[2250 -2343.75 93.75 93.75], 'FaceColor',[0 0 0]);
rectangle('Position',[2343.75 -2343.75 93.75 93.75], 'FaceColor',[0 0 0]);
rectangle('Position',[2250 -2437.5 93.75 93.75], 'FaceColor',[1 1 1]);
rectangle('Position',[2343.75 -2437.5 93.75 93.75], 'FaceColor',[1 1 1]);
rectangle('Position',[2437.5 -2343.75 93.75 93.75], 'FaceColor',[0 0 0]);
rectangle('Position',[2531.25 -2343.75 93.75 93.75], 'FaceColor',[0 0 0]);
rectangle('Position',[2437.5 -2437.5 93.75 93.75], 'FaceColor',[1 1 1]);
rectangle('Position',[2531.25 -2437.5 93.75 93.75], 'FaceColor',[1 1 1]);
rectangle('Position',[2625 -2343.75 93.75 93.75], 'FaceColor',[0 0 0]);
rectangle('Position',[2718.75 -2343.75 93.75 93.75], 'FaceColor',[0 0 0]);
rectangle('Position',[2625 -2437.5 93.75 93.75], 'FaceColor',[1 1 1]);
rectangle('Position',[2718.75 -2437.5 93.75 93.75], 'FaceColor',[1 1 1]);
rectangle('Position',[2812.5 -2343.75 93.75 93.75], 'FaceColor',[0 0 0]);
rectangle('Position',[2906.25 -2343.75 93.75 93.75], 'FaceColor',[0 0 0]);
rectangle('Position',[2812.5 -2437.5 93.75 93.75], 'FaceColor',[1 1 1]);
rectangle('Position',[2906.25 -2437.5 93.75 93.75], 'FaceColor',[0 0 0]);
rectangle('Position',[2812.5 -2531.25 93.75 93.75], 'FaceColor',[1 1 1]);
rectangle('Position',[2906.25 -2531.25 93.75 93.75], 'FaceColor',[0 0 0]);
rectangle('Position',[2812.5 -2625 93.75 93.75], 'FaceColor',[1 1 1]);
rectangle('Position',[2906.25 -2625 93.75 93.75], 'FaceColor',[0 0 0]);
rectangle('Position',[2250 -2906.25 93.75 93.75], 'FaceColor',[1 1 1]);
rectangle('Position',[2343.75 -2906.25 93.75 93.75], 'FaceColor',[1 1 1]);
rectangle('Position',[2250 -3000 93.75 93.75], 'FaceColor',[0 0 0]);
rectangle('Position',[2343.75 -3000 93.75 93.75], 'FaceColor',[0 0 0]);
rectangle('Position',[2437.5 -2906.25 93.75 93.75], 'FaceColor',[1 1 1]);
rectangle('Position',[2531.25 -2906.25 93.75 93.75], 'FaceColor',[1 1 1]);
rectangle('Position',[2437.5 -3000 93.75 93.75], 'FaceColor',[0 0 0]);
rectangle('Position',[2531.25 -3000 93.75 93.75], 'FaceColor',[0 0 0]);
rectangle('Position',[2812.5 -2718.75 93.75 93.75], 'FaceColor',[1 1 1]);
rectangle('Position',[2906.25 -2718.75 93.75 93.75], 'FaceColor',[0 0 0]);
rectangle('Position',[2812.5 -2812.5 93.75 93.75], 'FaceColor',[1 1 1]);
rectangle('Position',[2906.25 -2812.5 93.75 93.75], 'FaceColor',[0 0 0]);
rectangle('Position',[2625 -2906.25 93.75 93.75], 'FaceColor',[1 1 1]);
rectangle('Position',[2718.75 -2906.25 93.75 93.75], 'FaceColor',[1 1 1]);
rectangle('Position',[2625 -3000 93.75 93.75], 'FaceColor',[0 0 0]);
rectangle('Position',[2718.75 -3000 93.75 93.75], 'FaceColor',[0 0 0]);
rectangle('Position',[2812.5 -2906.25 93.75 93.75], 'FaceColor',[1 1 1]);
rectangle('Position',[2906.25 -2906.25 93.75 93.75], 'FaceColor',[0 0 0]);
rectangle('Position',[2812.5 -3000 93.75 93.75], 'FaceColor',[0 0 0]);
rectangle('Position',[2906.25 -3000 93.75 93.75], 'FaceColor',[0 0 0]);
X=[2800,2800,2625,2250,2250,1875,1875,1875,1781.25,1687.5,1593.75,1500,1406.25,1406.25,1406.25,1312.5,1125,937.5,750,562.5,562.5,375,200];
Y=[-200,-200,-375,-937.5,-937.5,-1500,-1500,-1500,-1593.75,-1593.75,-1593.75,-1593.75,-1593.75,-1593.75,-1593.75,-1500,-1312.5,-1125,-750,-562.5,-375,-187.5,-200];
hold on;
plot(X,Y,'r');
legend('8932.19','Location','southoutside');
